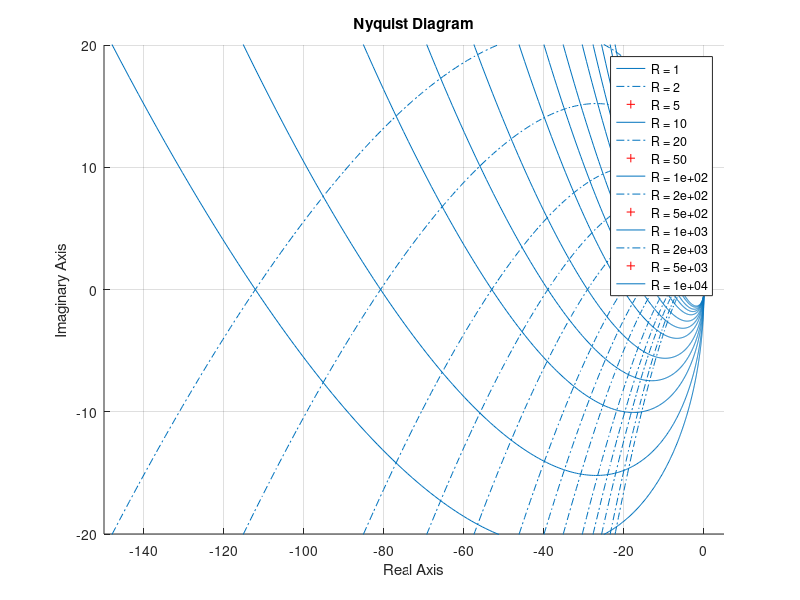
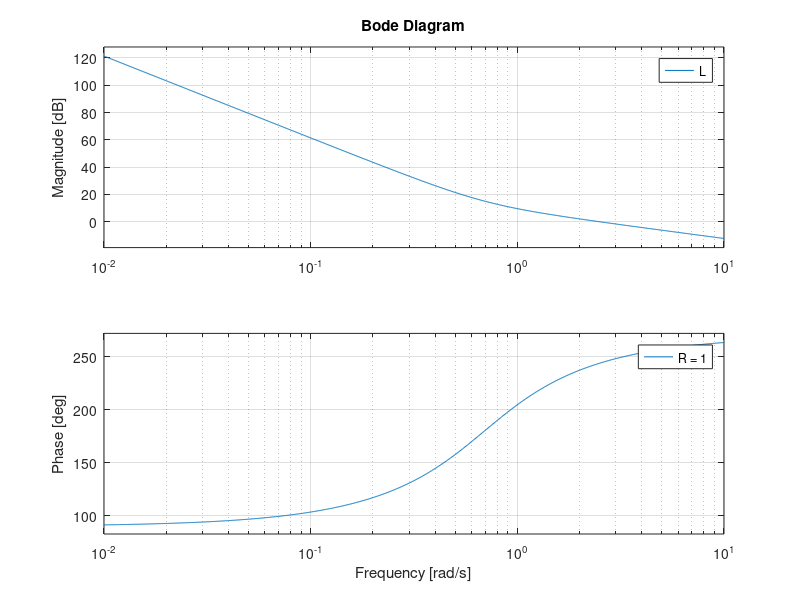
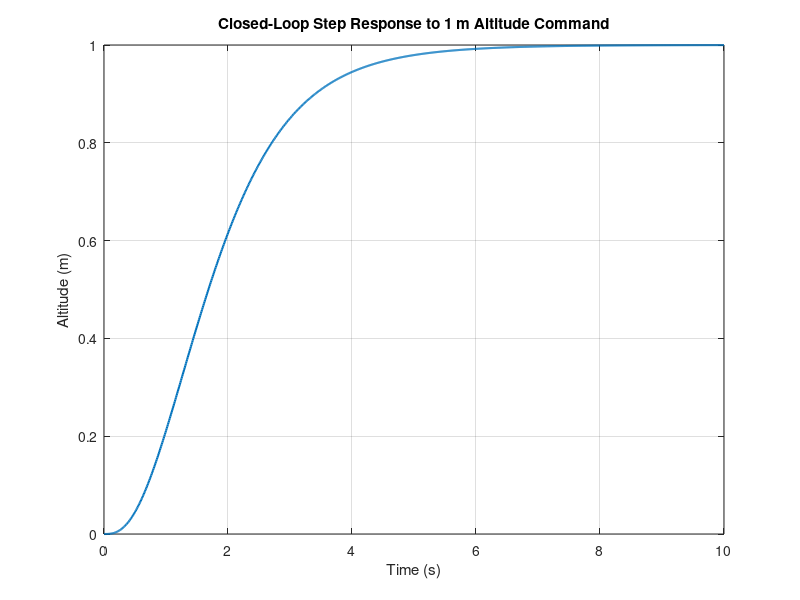

Source code (MATLAB) for these figures, in order: (Note: this script raises an error after producing the figures.)
clear; clc; close all;

%% Altitude Control via LQR-PI

% Parameters
m = 0.033;
g = 9.81;
A_thrust = 0.091492681;
B_thrust = 0.067673604;

% Hover
T_hover_total = m * g;

% Function
f_hover = @(PWM) A_thrust * PWM.^2 + B_thrust * PWM - T_hover_total / 4;

% Initial guess
PWM_guess = 0.5;

% Solve function
PWM_hover = fsolve(f_hover, PWM_guess);

% Augmented State-space model with integral action
A = [0 1 0;
    0 0 0;
    -1 0 0];

B = [0;
    1/m;
    0];

B_2 = [0;
    0;
    1];

C = [1 0 0];

D = 0;

% LQR weights
Q = diag([20 5 15]);
R_values = [1 2 5 10 20 50 100 200 500 1000 2000 5000 10000];

% Open-loop system for frequency response
G = ss(A, B, eye(3), zeros(3,1));

% Nyquist Plot
figure;
hold on;
grid on;
title('Nyquist Plot');

% Bode Plot
figure;
hold on;
grid on;
title('Bode Plot');

legend_entries = cell(length(R_values),1);

fprintf('\nLQR gains and margins for each R:\n');

for i = 1:length(R_values)
    R = R_values(i);

    % LQR gain
    K = lqr(A, B, Q, R);
    k1 = K(1);
    k2 = K(2);
    k3 = K(3);

    fprintf('\nFor R = %.6f\n', R);
    fprintf('k1 = %.6f\n', k1);
    fprintf('k2 = %.6f\n', k2);
    fprintf('k3 = %.6f\n', k3);

    % Transfer Function
    L = K * G;

    % Nyquist Plot
    figure(1);
    nyquist(L);
    xlim([-150 5]);
    ylim([-20 20]);

    % Bode Plot
    figure(2);
    bode(L);

    % Gain and phase margins
    [GM, PM, ~ , ~] = margin(L);
    fprintf('Gain Margin = %.6f dB\n', abs(20*log10(GM)));
    fprintf('Phase Margin = %.6f deg\n', PM);

    legend_entries{i} = sprintf('R = %.2g', R);
end

figure(1);
legend(legend_entries, 'Location', 'best');

figure(2);
legend(legend_entries, 'Location', 'best');

% Choose final R based on the plot comparison
R = 1000;

% LQR gain
K = lqr(A, B, Q, R);
k1 = K(1);
k2 = K(2);
k3 = K(3);


fprintf('\nChosen Final R = %.6f\n', R);

fprintf('\nLQR gains:\n');
fprintf('k1 = %.6f\n', k1);
fprintf('k2 = %.6f\n', k2);
fprintf('k3 = %.6f\n', k3);

% Closed-loop system
Acl = A - B*K;
Bcl = B_2;
Ccl = eye(3);
Dcl = zeros(3,1);
sys_cl = ss(Acl, Bcl, Ccl, Dcl);

% Transfer Function
G_final = ss(A, B, eye(3), 0);
L_final = K*G_final;


% Step response for 1m command
t = linspace(0,10,1000)';
r = ones(size(t)); % 1 m referenc

x = lsim(sys_cl, r, t);  % simulate states
z = x(:,1);   % altitude state

% Plot altitude response
figure;
plot(t, z, 'LineWidth',1.5);
grid on;
xlabel('Time (s)');
ylabel('Altitude (m)');
title('Closed-Loop Step Response to 1 m Altitude Command');

%% Connect mixer design to controller output

%  Parameters
k = 0.005964552;
l = 0.046;
PWM_min = 0.0;
PWM_max = 1.0;

% Compute controller thrust command
deltaT = -(x * K.');
T_cmd = T_hover_total + deltaT;

% History of thurusts, PWM, and saturation
T_motor_hist = zeros(length(t),4);
PWM_hist = zeros(length(t),4);
alpha_hist = zeros(length(t),1);

for i = 1:length(t)
    [T_motor_i, PWM_i, alpha_i] = mixer_pwm_command( ...
        T_cmd(i), 0, 0, 0, ...
        A_thrust, B_thrust, k, l, PWM_min, PWM_max);

    T_motor_hist(i,:) = T_motor_i.';
    PWM_hist(i,:) = PWM_i.';
    alpha_hist(i) = alpha_i;
end

% Plot total thrust command
figure;
plot(t, T_cmd, 'LineWidth', 1.5);
grid on;
xlabel('Time (s)');
ylabel('Total thrust command (N)');
title('Controller Output: Total Thrust Command');

% Plot motor thrusts from mixer
figure;
plot(t, T_motor_hist(:,1), 'LineWidth', 1.5); hold on;
plot(t, T_motor_hist(:,2), '--', 'LineWidth', 1.2);
plot(t, T_motor_hist(:,3), '-.', 'LineWidth', 1.2);
plot(t, T_motor_hist(:,4), ':', 'LineWidth', 1.8);
grid on;
xlabel('Time (s)');
ylabel('Motor thrust (N)');
title('Motor Thrust Commands from Mixer');
legend('T_1','T_2','T_3','T_4');

% Plot PWM responses
figure;
plot(t, PWM_hist(:,1), 'LineWidth', 1.5); hold on;
plot(t, PWM_hist(:,2), '--', 'LineWidth', 1.2);
plot(t, PWM_hist(:,3), '-.', 'LineWidth', 1.2);
plot(t, PWM_hist(:,4), ':', 'LineWidth', 1.8);
grid on;
xlabel('Time (s)');
ylabel('PWM');
title('PWM Signal Behavior from Mixer');
legend('PWM_1','PWM_2','PWM_3','PWM_4');
